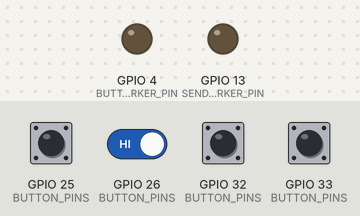
This program was run on a simulated ESP32. Parts: output pins drawn as LEDs (lit = HIGH). The inputs (shaded band) are chosen by the test bench; at power-on: GPIO 25 (BUTTON_PINS), GPIO 26 (BUTTON_PINS), GPIO 32 (BUTTON_PINS), GPIO 33 (BUTTON_PINS) HIGH. What the program prints to the serial monitor is not drawn.

Above: at 1.7 s.
1.8 s: GPIO 25 (BUTTON_PINS) pulled LOW for 0.15 s
7.9 s: GPIO 25 (BUTTON_PINS) driven LOW and GPIO 26 (BUTTON_PINS) driven LOW
Timing chart, 0 to 10.4 s (numbered marks = the images above; inputs shaded):
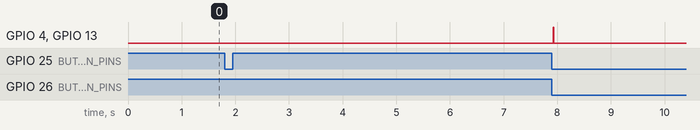

The program:

main.cpp
```cpp
#include <Arduino.h>

#include "button_trigger.h"
#include "client_config.h"
#include "esp_now_sender.h"
#include "host_interface.h"
#include "packet_sender.h"
#include "uart_sender.h"

namespace {

trigger_client::UartSender uartSender;
trigger_client::EspNowSender espNowSender;
trigger_client::PacketSender *packetSender = nullptr;
trigger_client::HostInterface *hostInterface = nullptr;
trigger_client::ButtonTrigger *buttonTrigger = nullptr;

}  // namespace

void setup() {
  Serial.begin(trigger_client::HOST_SERIAL_BAUD);
  delay(500);

  packetSender = trigger_client::USE_ESP_NOW
                     ? static_cast<trigger_client::PacketSender *>(&espNowSender)
                     : static_cast<trigger_client::PacketSender *>(&uartSender);
  hostInterface = new trigger_client::HostInterface(*packetSender);
  buttonTrigger = new trigger_client::ButtonTrigger(*packetSender);

  if (!packetSender->begin()) {
    Serial.println("Trigger sender begin failed.");
  }
  packetSender->printBanner();
  hostInterface->printHelp();
  buttonTrigger->begin();
  buttonTrigger->printConfig();
}

void loop() {
  if (hostInterface != nullptr) {
    hostInterface->poll();
  }
  if (buttonTrigger != nullptr) {
    buttonTrigger->poll();
  }
  delay(2);
}
```

button_trigger.cpp
```cpp
#include "button_trigger.h"

#include "client_config.h"

namespace trigger_client {

ButtonTrigger::ButtonTrigger(PacketSender &packetSender) : packetSender_(packetSender) {
  for (size_t i = 0; i < BUTTON_COUNT; ++i) {
    buttons_[i].pin = BUTTON_PINS[i];
    buttons_[i].soundId = BUTTON_SOUND_IDS[i];
  }
}

void ButtonTrigger::begin() {
  for (size_t i = 0; i < BUTTON_COUNT; ++i) {
    pinMode(buttons_[i].pin, INPUT_PULLUP);
    bool pressed = digitalRead(buttons_[i].pin) == LOW;
    buttons_[i].lastRawPressed = pressed;
    buttons_[i].stablePressed = pressed;
    buttons_[i].lastChangeMs = millis();
  }

  if (ENABLE_LATENCY_MARKER_PINS) {
    pinMode(BUTTON_DETECT_MARKER_PIN, OUTPUT);
    pinMode(SEND_COMPLETE_MARKER_PIN, OUTPUT);
    digitalWrite(BUTTON_DETECT_MARKER_PIN, LOW);
    digitalWrite(SEND_COMPLETE_MARKER_PIN, LOW);
  }
}

void ButtonTrigger::printConfig() const {
  if (!ENABLE_BUTTON_INPUT) {
    return;
  }

  Serial.println("Button trigger input enabled:");
  for (size_t i = 0; i < BUTTON_COUNT; ++i) {
    Serial.printf("  GPIO %u -> sound %u\n", buttons_[i].pin, buttons_[i].soundId);
  }
  Serial.printf("Debounce        : %u ms\n", static_cast<unsigned>(BUTTON_DEBOUNCE_MS));

  if (ENABLE_LATENCY_MARKER_PINS) {
    Serial.printf("Marker detect   : GPIO %u\n", BUTTON_DETECT_MARKER_PIN);
    Serial.printf("Marker sent     : GPIO %u\n", SEND_COMPLETE_MARKER_PIN);
  }
}

void ButtonTrigger::handlePressed(const ButtonState &button) {
  const uint32_t detectMicros = micros();
  pulseMarker(BUTTON_DETECT_MARKER_PIN, detectPulseActive_, detectPulseDeadlineMs_);
  bool ok = packetSender_.sendPlaySound(button.soundId+4);
  const uint32_t sentMicros = micros();
  pulseMarker(SEND_COMPLETE_MARKER_PIN, sendPulseActive_, sendPulseDeadlineMs_);

  Serial.printf("BUTTON play sound=%u pin=%u detect_us=%lu send_call_us=%lu result=%s\n",
                button.soundId,
                button.pin,
                static_cast<unsigned long>(detectMicros),
                static_cast<unsigned long>(sentMicros - detectMicros),
                ok ? "ok" : "fail");
}

void ButtonTrigger::updatePulse(uint8_t pin, bool &active, uint32_t &deadlineMs) {
  if (active && static_cast<int32_t>(millis() - deadlineMs) >= 0) {
    digitalWrite(pin, LOW);
    active = false;
  }
}

void ButtonTrigger::pulseMarker(uint8_t pin, bool &active, uint32_t &deadlineMs) {
  if (!ENABLE_LATENCY_MARKER_PINS) {
    return;
  }

  digitalWrite(pin, HIGH);
  active = true;
  deadlineMs = millis() + MARKER_PULSE_MS;
}

void ButtonTrigger::poll() {
  if (!ENABLE_BUTTON_INPUT) {
    return;
  }

  updatePulse(BUTTON_DETECT_MARKER_PIN, detectPulseActive_, detectPulseDeadlineMs_);
  updatePulse(SEND_COMPLETE_MARKER_PIN, sendPulseActive_, sendPulseDeadlineMs_);

  const uint32_t nowMs = millis();
  for (size_t i = 0; i < BUTTON_COUNT; ++i) {
    ButtonState &button = buttons_[i];
    bool rawPressed = digitalRead(button.pin) == LOW;

    if (rawPressed != button.lastRawPressed) {
      button.lastRawPressed = rawPressed;
      button.lastChangeMs = nowMs;
    }

    if ((nowMs - button.lastChangeMs) < BUTTON_DEBOUNCE_MS) {
      continue;
    }

    if (button.stablePressed == rawPressed) {
      continue;
    }

    button.stablePressed = rawPressed;
    if (button.stablePressed) {
      handlePressed(button);
    }
  }
}

}  // namespace trigger_client
```

button_trigger.h
```cpp
#pragma once

#include <Arduino.h>

#include "client_config.h"
#include "packet_sender.h"

namespace trigger_client {

class ButtonTrigger {
 public:
  explicit ButtonTrigger(PacketSender &packetSender);

  void begin();
  void printConfig() const;
  void poll();

 private:
  struct ButtonState {
    uint8_t pin = 0;
    uint8_t soundId = 0;
    bool lastRawPressed = false;
    bool stablePressed = false;
    uint32_t lastChangeMs = 0;
  };

  void handlePressed(const ButtonState &button);
  void updatePulse(uint8_t pin, bool &active, uint32_t &deadlineMs);
  void pulseMarker(uint8_t pin, bool &active, uint32_t &deadlineMs);

  PacketSender &packetSender_;
  ButtonState buttons_[BUTTON_COUNT];
  bool detectPulseActive_ = false;
  bool sendPulseActive_ = false;
  uint32_t detectPulseDeadlineMs_ = 0;
  uint32_t sendPulseDeadlineMs_ = 0;
};

}  // namespace trigger_client
```

esp_now_sender.cpp
```cpp
#include "esp_now_sender.h"

#include <cstdio>
#include <cstring>

#include "client_config.h"

namespace trigger_client {

namespace {

constexpr uint8_t BROADCAST_MAC[ESP_NOW_ETH_ALEN] = {
    0xFF, 0xFF, 0xFF, 0xFF, 0xFF, 0xFF};

}

bool EspNowSender::begin() {
  WiFi.mode(WIFI_STA);
  WiFi.disconnect();
  esp_wifi_set_channel(ESP_NOW_CHANNEL, WIFI_SECOND_CHAN_NONE);

  if (esp_now_init() != ESP_OK) {
    Serial.println("ESP-NOW init failed.");
    return false;
  }

  if (esp_now_register_send_cb(onPacketSent) != ESP_OK) {
    Serial.println("ESP-NOW send callback registration failed.");
    return false;
  }

  return addBroadcastPeer();
}

void EspNowSender::printBanner() const {
  Serial.println();
  Serial.println("=== AlexsAudio ESP-NOW Trigger Client ===");
  Serial.printf("Host serial     : %lu 8-N-1\n", static_cast<unsigned long>(HOST_SERIAL_BAUD));
  Serial.printf("ESP-NOW channel : %u\n", ESP_NOW_CHANNEL);
  Serial.printf("STA MAC         : %s\n", WiFi.macAddress().c_str());
}

bool EspNowSender::addBroadcastPeer() {
  esp_now_peer_info_t peerInfo = {};
  std::memcpy(peerInfo.peer_addr, BROADCAST_MAC, ESP_NOW_ETH_ALEN);
  peerInfo.channel = ESP_NOW_CHANNEL;
  peerInfo.ifidx = WIFI_IF_STA;
  peerInfo.encrypt = false;

  esp_err_t result = esp_now_add_peer(&peerInfo);
  if (result == ESP_OK || result == ESP_ERR_ESPNOW_EXIST) {
    return true;
  }

  Serial.printf("ESP-NOW add peer failed: %d\n", static_cast<int>(result));
  return false;
}

bool EspNowSender::sendPacket(const alexs_audio::PlaySoundPacket &packet) {
  esp_err_t result = esp_now_send(BROADCAST_MAC,
                                  reinterpret_cast<const uint8_t *>(&packet),
                                  sizeof(packet));
  return result == ESP_OK;
}

void EspNowSender::onPacketSent(const uint8_t *macAddr, esp_now_send_status_t status) {
  char macString[18];
  std::snprintf(macString,
                sizeof(macString),
                "%02X:%02X:%02X:%02X:%02X:%02X",
                macAddr[0],
                macAddr[1],
                macAddr[2],
                macAddr[3],
                macAddr[4],
                macAddr[5]);
  Serial.printf("ESP-NOW send to %s: %s\n",
                macString,
                status == ESP_NOW_SEND_SUCCESS ? "ok" : "fail");
}

}  // namespace trigger_client
```

esp_now_sender.h
```cpp
#pragma once

#include <Arduino.h>
#include <WiFi.h>
#include <esp_now.h>
#include <esp_wifi.h>

#include "packet_sender.h"

namespace trigger_client {

class EspNowSender : public PacketSender {
 public:
  bool begin() override;
  void printBanner() const override;
  bool sendPacket(const alexs_audio::PlaySoundPacket &packet) override;

 private:
  static void onPacketSent(const uint8_t *macAddr, esp_now_send_status_t status);
  bool addBroadcastPeer();
};

}  // namespace trigger_client
```

host_interface.cpp
```cpp
#include "host_interface.h"

namespace trigger_client {

HostInterface::HostInterface(PacketSender &packetSender) : packetSender_(packetSender) {}

void HostInterface::printHelp() const {
  Serial.println("Commands:");
  Serial.println("  help      - show this help");
  Serial.println("  play <id> - send a play trigger packet over the selected transport");
  Serial.println("  stop      - send a stop trigger packet over the selected transport");
  Serial.println("  ping      - send a ping trigger packet over the selected transport");
  Serial.printf("Binary trigger packets are also accepted on this port: magic=0x%02X, version=%u, size=%u bytes\n",
                alexs_audio::PLAY_SOUND_PACKET_MAGIC,
                alexs_audio::PLAY_SOUND_PACKET_VERSION,
                static_cast<unsigned>(alexs_audio::PLAY_SOUND_PACKET_SIZE));
}

void HostInterface::logPacket(const char *prefix, const alexs_audio::PlaySoundPacket &packet) const {
  Serial.printf("%s cmd=%u sound=%u seq=%u checksum=0x%02X\n",
                prefix,
                packet.command,
                packet.soundId,
                packet.sequence,
                packet.checksum);
}

void HostInterface::handlePlayCommand(const String &command) {
  int spaceIndex = command.indexOf(' ');
  if (spaceIndex < 0) {
    Serial.println("Usage: play <id>");
    return;
  }

  int id = command.substring(spaceIndex + 1).toInt();
  if (id < 0 || id > 255) {
    Serial.println("Sound ID must be in the range 0..255");
    return;
  }

  if (packetSender_.sendPlaySound(static_cast<uint8_t>(id))) {
    Serial.printf("CLI play sound=%d\n", id);
  } else {
    Serial.println("Failed to send play packet.");
  }
}

void HostInterface::handleCommand(String command) {
  command.trim();
  command.toLowerCase();

  if (command.length() == 0) {
    return;
  }

  if (command == "help") {
    printHelp();
  } else if (command.startsWith("play ")) {
    handlePlayCommand(command);
  } else if (command == "stop") {
    if (packetSender_.sendStop()) {
      Serial.println("CLI stop");
    } else {
      Serial.println("Failed to send stop packet.");
    }
  } else if (command == "ping") {
    if (packetSender_.sendPing()) {
      Serial.println("CLI ping");
    } else {
      Serial.println("Failed to send ping packet.");
    }
  } else {
    Serial.printf("Unknown command: %s\n", command.c_str());
    printHelp();
  }
}

void HostInterface::handlePacket(const alexs_audio::PlaySoundPacket &packet) {
  if (packetSender_.sendPacket(packet)) {
    logPacket("FORWARDED", packet);
  } else {
    Serial.println("Failed to forward trigger packet.");
  }
}

void HostInterface::poll() {
  commandStream_.poll(
      Serial,
      [this](const alexs_audio::PlaySoundPacket &packet) { handlePacket(packet); },
      [this](String command) { handleCommand(command); },
      []() { Serial.println("Discarded invalid trigger packet."); });
}

}  // namespace trigger_client
```

host_interface.h
```cpp
#pragma once

#include <Arduino.h>

#include <alexs_audio/command_stream.h>
#include <alexs_audio/play_sound_protocol.h>

#include "packet_sender.h"

namespace trigger_client {

class HostInterface {
 public:
  explicit HostInterface(PacketSender &packetSender);

  void printHelp() const;
  void poll();

 private:
  void handleCommand(String command);
  void handlePlayCommand(const String &command);
  void handlePacket(const alexs_audio::PlaySoundPacket &packet);
  void logPacket(const char *prefix, const alexs_audio::PlaySoundPacket &packet) const;

  PacketSender &packetSender_;
  alexs_audio::CommandStream commandStream_;
};

}  // namespace trigger_client
```

packet_sender.cpp
```cpp
#include "packet_sender.h"

namespace trigger_client {

alexs_audio::PlaySoundPacket PacketSender::makePacket(
    alexs_audio::PlaySoundPacketCommand command,
    uint8_t soundId) {
  alexs_audio::PlaySoundPacket packet;
  packet.command = static_cast<uint8_t>(command);
  packet.soundId = soundId;
  packet.sequence = sequence_++;
  alexs_audio::finalizePlaySoundPacket(packet);
  return packet;
}

bool PacketSender::sendPlaySound(uint8_t soundId) {
  return sendPacket(makePacket(alexs_audio::PlaySoundPacketCommand::Play, soundId));
}

bool PacketSender::sendStop() {
  return sendPacket(makePacket(alexs_audio::PlaySoundPacketCommand::Stop, 0));
}

bool PacketSender::sendPing() {
  return sendPacket(makePacket(alexs_audio::PlaySoundPacketCommand::Ping, 0));
}

}  // namespace trigger_client
```

packet_sender.h
```cpp
#pragma once

#include <Arduino.h>

#include <alexs_audio/play_sound_protocol.h>

namespace trigger_client {

class PacketSender {
 public:
  virtual ~PacketSender() = default;

  virtual bool begin() = 0;
  virtual void printBanner() const = 0;
  virtual bool sendPacket(const alexs_audio::PlaySoundPacket &packet) = 0;

  bool sendPlaySound(uint8_t soundId);
  bool sendStop();
  bool sendPing();

 protected:
  alexs_audio::PlaySoundPacket makePacket(alexs_audio::PlaySoundPacketCommand command,
                                          uint8_t soundId);

 private:
  uint8_t sequence_ = 0;
};

}  // namespace trigger_client
```

uart_sender.cpp
```cpp
#include "uart_sender.h"

#include "client_config.h"

namespace trigger_client {

bool UartSender::begin() {
  Serial2.begin(TRIGGER_UART_BAUD, SERIAL_8N1, TRIGGER_UART_RX_PIN, TRIGGER_UART_TX_PIN);
  return true;
}

void UartSender::printBanner() const {
  Serial.println();
  Serial.println("=== AlexsAudio Trigger Client (UART) ===");
  Serial.printf("Host serial     : %lu 8-N-1\n", static_cast<unsigned long>(HOST_SERIAL_BAUD));
  Serial.printf("Trigger UART RX : GPIO %u\n", TRIGGER_UART_RX_PIN);
  Serial.printf("Trigger UART TX : GPIO %u\n", TRIGGER_UART_TX_PIN);
  Serial.printf("Trigger UART    : %lu 8-N-1\n", static_cast<unsigned long>(TRIGGER_UART_BAUD));
}

bool UartSender::sendPacket(const alexs_audio::PlaySoundPacket &packet) {
  return Serial2.write(reinterpret_cast<const uint8_t *>(&packet), sizeof(packet)) ==
         sizeof(packet);
}

}  // namespace trigger_client
```

uart_sender.h
```cpp
#pragma once

#include <Arduino.h>

#include "packet_sender.h"

namespace trigger_client {

class UartSender : public PacketSender {
 public:
  bool begin() override;
  void printBanner() const override;
  bool sendPacket(const alexs_audio::PlaySoundPacket &packet) override;
};

}  // namespace trigger_client
```

client_config.h
```cpp
#pragma once

#include <Arduino.h>

namespace trigger_client {

constexpr uint32_t HOST_SERIAL_BAUD = 115200;
constexpr bool USE_ESP_NOW = true;
constexpr uint8_t TRIGGER_UART_RX_PIN = 16;
constexpr uint8_t TRIGGER_UART_TX_PIN = 17;
constexpr uint32_t TRIGGER_UART_BAUD = 115200;
constexpr uint8_t ESP_NOW_CHANNEL = 1;

constexpr bool ENABLE_BUTTON_INPUT = true;
constexpr uint8_t BUTTON_COUNT = 4;
constexpr uint8_t BUTTON_PINS[BUTTON_COUNT] = {32, 33, 25, 26};
constexpr uint8_t BUTTON_SOUND_IDS[BUTTON_COUNT] = {0, 1, 2, 3};
constexpr uint16_t BUTTON_DEBOUNCE_MS = 20;

constexpr bool ENABLE_LATENCY_MARKER_PINS = true;
constexpr uint8_t BUTTON_DETECT_MARKER_PIN = 4;
constexpr uint8_t SEND_COMPLETE_MARKER_PIN = 13;
constexpr uint16_t MARKER_PULSE_MS = 2;

}  // namespace trigger_client
```

Measured:
- after the input at 7.9 s, GPIO 4 (BUTTON_DETECT_MARKER_PIN), GPIO 13 (SEND_COMPLETE_MARKER_PIN): LOW → HIGH at once, → LOW 0.02 s later
